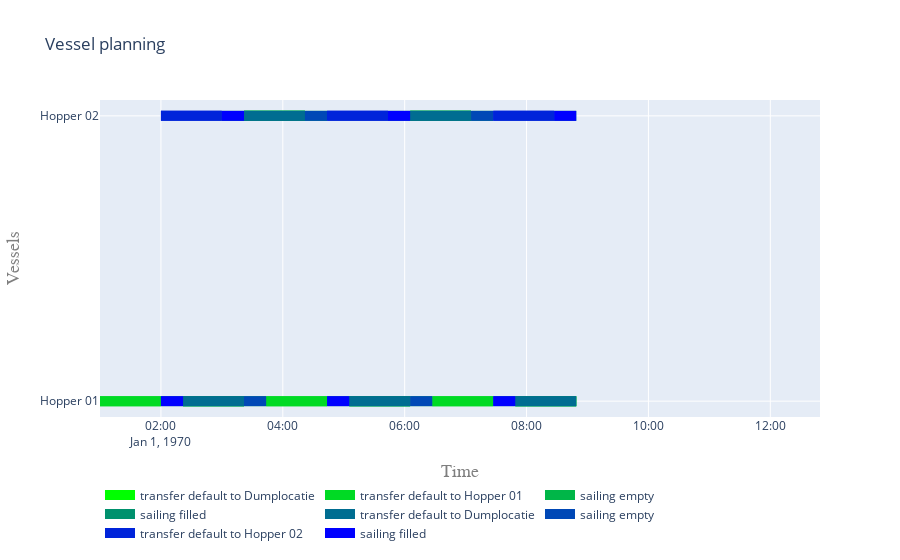

Notebook cell for this chart:
### Code cell
objects = [hopper, hopper2] #, to_site, from_site]
activities = []
for obj in objects:
    print(set(obj.log["Message"]))
    activities.extend(set(obj.log["Message"]))
            
C = np.linspace(0,255, len(activities))
colors = {}

for i in range(len(activities)):
#     colors[i] = f'rgb({int(C[i]/2)},{int(C[len(C) - 1 - i]/1.5)},{int(C[i])})'
    colors[i] = f'rgb(0,{int(C[len(C) - 1 - i])},{int(C[i])})'

vessel_planning(objects, activities, colors)
